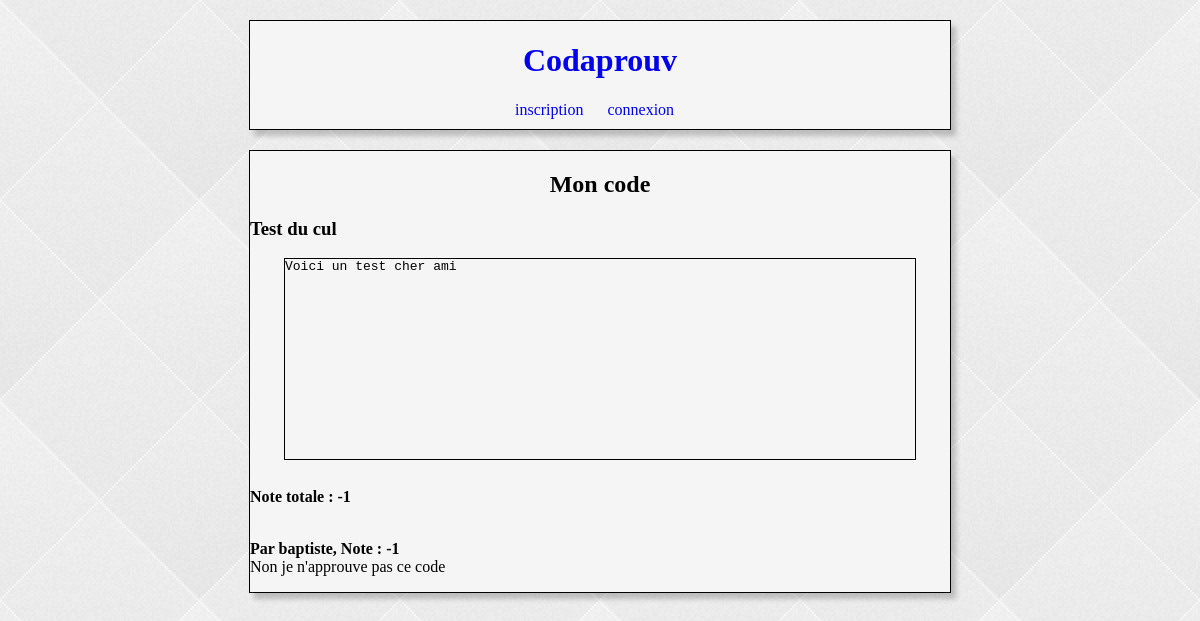
The page /moncode/codillon/3/ on the database as committed earlier.
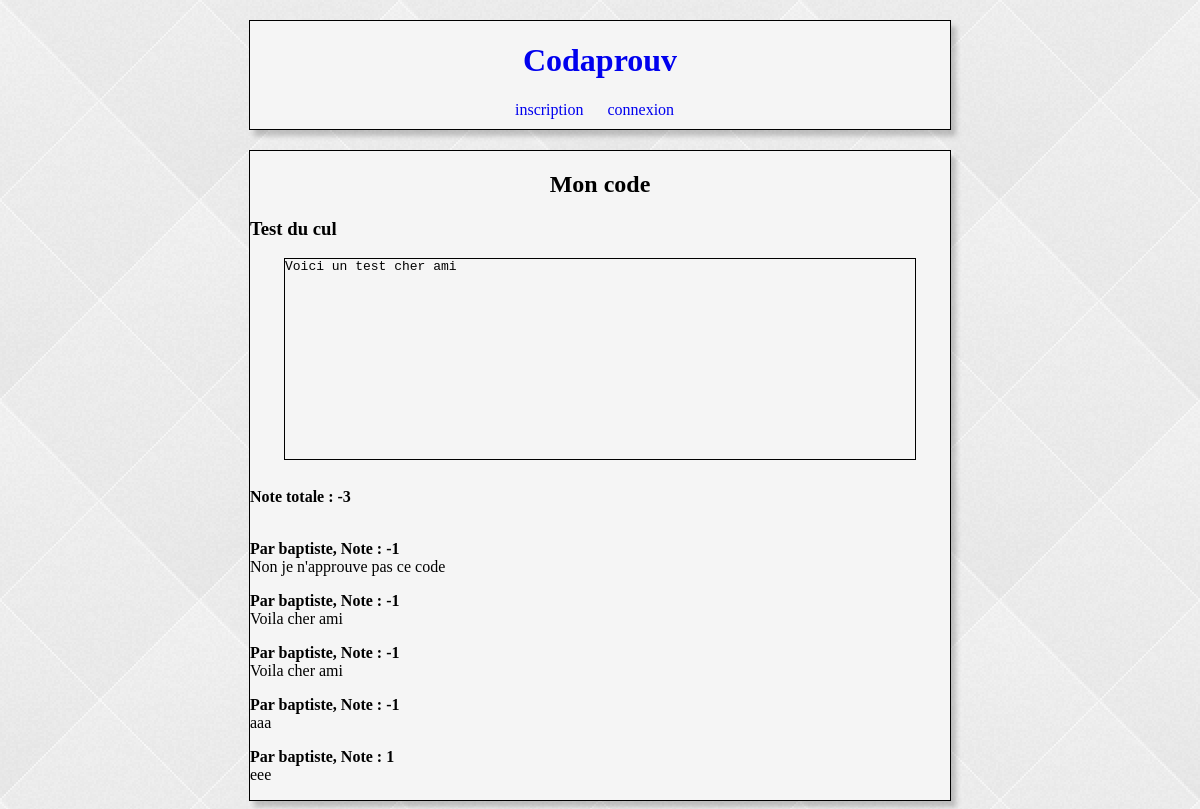
The same page on the database as committed later.
### codaprouv/models.py (models this page shows)
class Codillon (models.Model):
    createur = models.ForeignKey(User, on_delete=models.CASCADE)
    donnees = models.CharField(max_length=500)
    date_publi = models.DateField()
    nom = models.CharField(max_length=30)

class Avis (models.Model):
    codillon = models.ForeignKey('Codillon', on_delete=models.CASCADE)
    auteur = models.ForeignKey(User, on_delete=models.CASCADE)
    avis = models.IntegerField()
    commentaire = models.CharField(max_length=200)

### codaprouv/views.py (the view)
# urls.py: url(r'^moncode/codillon/(?P<id>[0-9]+)/$', views.codillon, name='codillon'),
def codillon(request, id):
    codillon = get_object_or_404(Codillon, pk=id)
    liste_avis = Avis.objects.all().filter(codillon_id=id)
    note_totale = liste_avis.aggregate(Sum('avis'))['avis__sum']
    contexte = {
        'liste_avis': liste_avis,
        'codillon': codillon,
        'note_totale': note_totale,
    }
    return render(request, 'codillon.html', contexte);

### templates/codillon.html
{% include "debut.html" %}
{% include "header.html" %}
<div id="bod">
  <h2>Mon code</h2>
  <h3>
    {{ codillon.nom }}
  </h3>
  <pre>{{ codillon.donnees }}</pre> <br/>
  <b>Note totale : {{ note_totale }}</b><br/>
  <br/>
  {% for avis in liste_avis %}
  <p> <b>Par {{ avis.auteur }}, Note : {{ avis.avis }} </b><br/>
    {{ avis.commentaire }}
  <p>
  {% endfor %}
</div>
{% include "fin.html" %}

### templates/debut.html (shortened to what this page needs)
{% load static %}
<DOCTYPE html>
  <html>
    <head>
	<link rel="stylesheet" type="text/css"
	      href="{% static "style.css" %}"/>
</head>

### templates/header.html
<header>
  <a href="/"><h1>Codaprouv</h1></a>
  {% if request.user.is_authenticated %}
  <div class="alignCenterPadding">
    <span>Connecté en tant que {{ request.user.username }}</span>
    <a href="/deconnexion">Déconnexion</a>
  </div>
  {% else %}
  <div class="center">
    <ul>
      <li><a class="inline" href="/inscription">inscription</a></li>
      <li><a class="inline" href="/connexion">connexion</a></li>
    </ul>
  </div>
  {% endif %}
</header>

### templates/fin.html
</html>

### static/style.css (style rules this page uses)
#bod, header { width: 700px; border-style: solid; margin-top: 20px; border-width: 1px; margin-left: auto; margin-right: auto; background-color: WhiteSmoke; box-shadow: 5px 6px 5px rgba(0,0,0,0.2); }
pre { margin-top: 10px; margin-bottom: 10px; margin-left: auto; margin-right: auto; display: block; min-height: 200px; width: 90%; border-style: solid; border-width: 1px; }
header { display: block; }
h2, .alignText { text-align: center; display: inherit; }
.center ul { display: block; padding-left: 35%; margin-bottom: 10px; }
.center li { display: inline; margin-left: 20; text-align: center; margin-bottom: 20px; }
h1 { text-align: center; }
a { text-decoration: none; }

Rows that differ between the two databases and show on the page:
added Avis: auteur "baptiste", avis "-1", commentaire "Voila cher ami"
added Avis: auteur "baptiste", avis "-1", commentaire "Voila cher ami"
added Avis: auteur "baptiste", avis "-1", commentaire "aaa"
added Avis: auteur "baptiste", avis "1", commentaire "eee"
Other text that changed with them:
{{ note_totale }}: "-1" → "-3"
